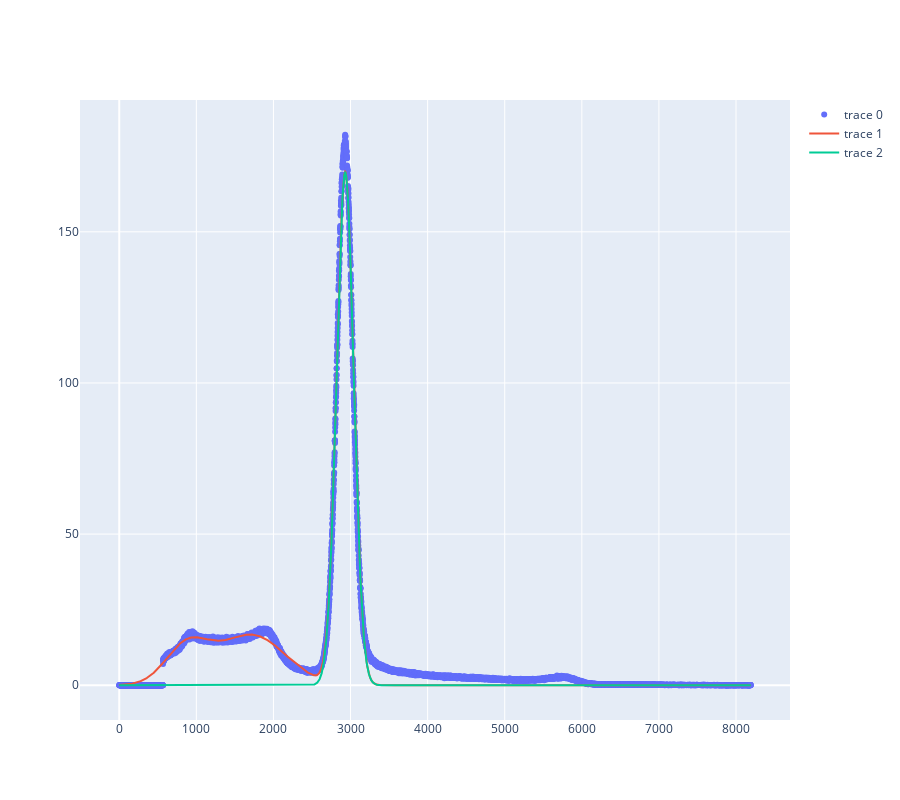

This figure's notebook cell:
### Code cell
first_compton_gaussian_guess = curve_fitter.GaussianFittingParameters(900 , 300, np.sum(channel_counts[735:925])*4)
second_compton_gaussian_guess = curve_fitter.GaussianFittingParameters(2000, 300, np.sum(channel_counts[1900:2080])*4)
main_peak_guess = curve_fitter.GaussianFittingParameters(2930, 100, 48000)

gaussian_sum_model_data = curve_fitter.ModelData(channel_index[MCA_FIRST_NON_ZERO_CHANNEL:5000], channel_uncertainty[MCA_FIRST_NON_ZERO_CHANNEL:5000], channel_counts[MCA_FIRST_NON_ZERO_CHANNEL:5000], channel_counts_uncertainty[MCA_FIRST_NON_ZERO_CHANNEL:])
fitting_datas, uncertainties, chi_sq, p_value  = curve_fitter.odr_fit_gaussian_sum(gaussian_sum_model_data, [first_compton_gaussian_guess, second_compton_gaussian_guess, main_peak_guess])

for i, (gaussian_fit, uncertainty) in enumerate(zip(fitting_datas, uncertainties)):
    print(f"Gaussian number #{i+1}: Fitting Params: {gaussian_fit}, Uncertainties: {uncertainty}")

print(f"Chi sq: {chi_sq}, P-Value: {p_value}")

fitted_line_data = curve_fitter.vectorized_gaussian_sum(fitting_datas)(channel_index)
main_peak_data = curve_fitter.vectorized_gaussian(fitting_datas[2].mean, fitting_datas[2].std_dev, fitting_datas[2].normalization)(channel_index)
fig = plotly_utils.generate_scatter_and_line_plot(channel_counts, fitted_line_data)

fig.update_layout(height=800)
fig.show()

### Figure 1 — Plotly figure (JSON) as saved in the notebook; plotly's stock layout.template omitted (floating-point values rounded to 4 significant figures; data arrays with more than 128 entries replaced by an {"elided": "..."} marker saying what was removed)
{"data": [{"mode": "markers", "type": "scatter", "y": {"elided": "8192 float values"}}, {"mode": "lines", "type": "scatter", "y": {"elided": "8192 float values"}}, {"mode": "lines", "type": "scatter", "y": {"elided": "8192 float values"}}], "layout": {"height": 800}}
